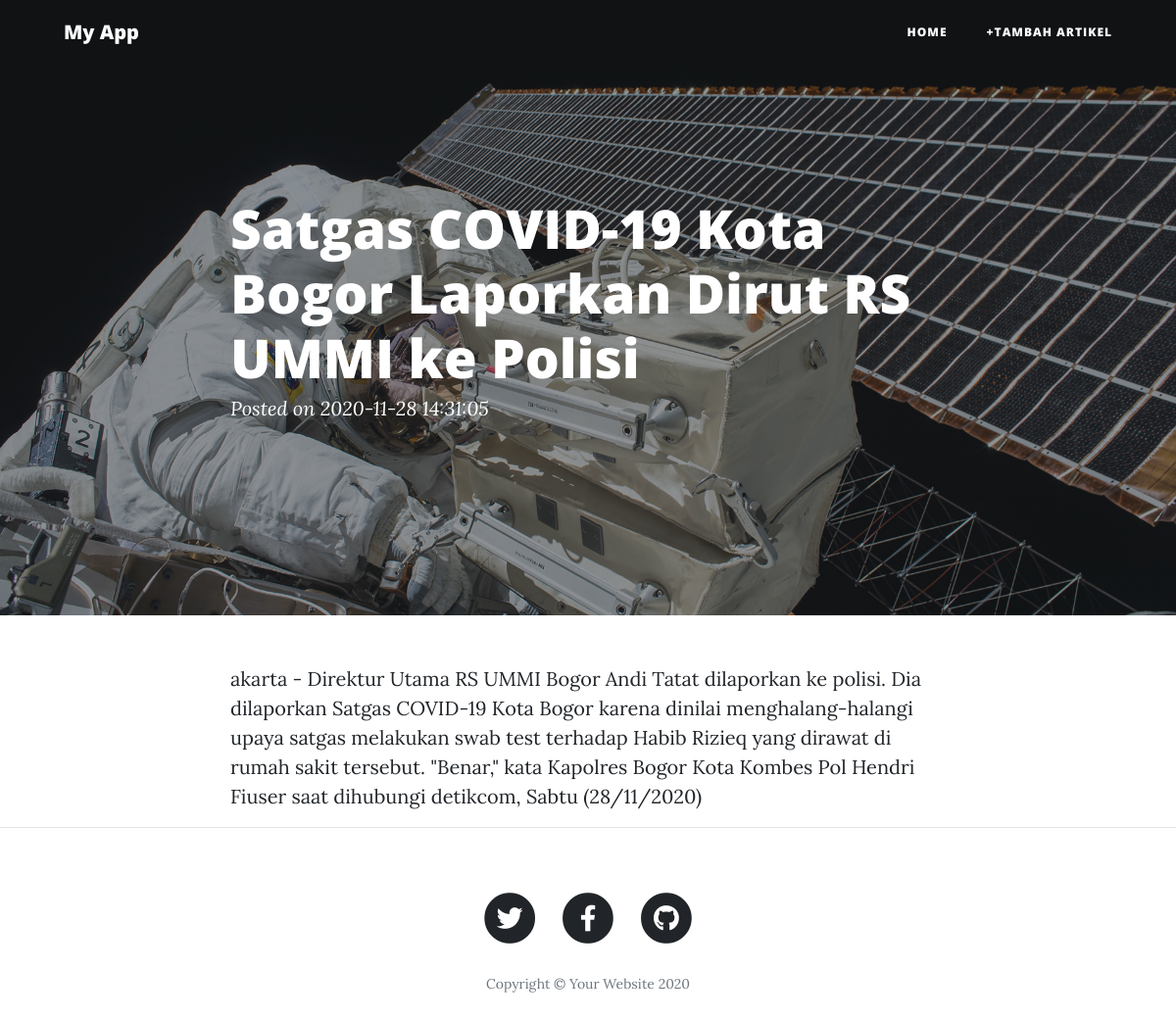
The page /index.php/blog/detail/satgas-covid-19-kota-bogor on the database its author committed.
### tables this page shows
CREATE TABLE `blog` (
  `id` int(11) NOT NULL,
  `title` varchar(255) NOT NULL,
  `content` text NOT NULL,
  `url` varchar(255) NOT NULL,
  `cover` varchar(255) NOT NULL,
  `date` timestamp NOT NULL DEFAULT current_timestamp() ON UPDATE current_timestamp()
);

### application/controllers/Blog.php (called while the page is built, shortened)
<?php
Class Blog extends CI_Controller
{
    function __construct() {
        $this->load->database();
        $this->load->model('Blog_model');
        $this->load->helper('url');
    }
    public function detail($url)
    {
        $data['blogs'] =$this->Blog_model->getSingleBlog('url', $url);
        $this->load->view('detail',$data);
    }
}
?>

### index.php (called while the page is built, shortened)
<?php
require_once BASEPATH.'core/CodeIgniter.php';

### application/models/Blog_model.php (called while the page is built, shortened)
<?php
class Blog_model extends CI_Model {
    public function getSingleBlog($field, $value)
    {
        $this->db->where($field, $value);
        $query = $this->db->get('blog');
        return $query->row_array();
    }
}
?>

### application/views/detail.php (the view, shortened to what this page needs)
<header class="masthead" style="background-image: url('<?php echo base_url();?>assets/img/post-bg.jpg')">
    <div class="overlay"></div>
    <div class="container">
      <div class="row">
        <div class="col-lg-8 col-md-10 mx-auto">
          <div class="post-heading">
            <h1><?php echo $blogs['title']?></h1>
            <span class="meta">Posted on <?php echo $blogs['date'];?></span>
          </div>
        </div>
      </div>
    </div>
  </header>
  <article>
    <div class="container">
      <div class="row">
        <div class="col-lg-8 col-md-10 mx-auto">
          <?php echo $blogs['content'];?>
        </div>
      </div>
    </div>
  </article>
  <hr>

### rows shown on the page
blog: title "Satgas COVID-19 Kota Bogor Laporkan Dirut RS UMMI ke Polisi", date "2020-11-28 14:31:05", content "akarta - Direktur Utama RS UMMI Bogor Andi Tatat dilaporkan ke polisi. Dia dilaporkan Satgas COVID-19 Kota Bogor karena dinilai menghalang-halangi upaya satgas melakukan swab test terhadap Habib Rizieq yang dirawat di rumah sakit tersebut. \"Benar,\" kata Kapolres Bogor Kota Kombes Pol Hendri Fiuser saat dihubungi detikcom, Sabtu (28/11/2020)"
